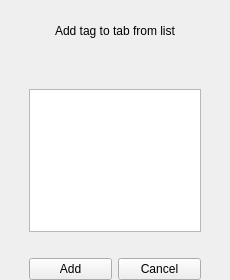
<?xml version="1.0" encoding="UTF-8"?>
<ui version="4.0">
 <class>Form</class>
 <widget class="QWidget" name="Form">
  <property name="geometry">
   <rect>
    <x>0</x>
    <y>0</y>
    <width>230</width>
    <height>280</height>
   </rect>
  </property>
  <property name="sizePolicy">
   <sizepolicy hsizetype="Fixed" vsizetype="Fixed">
    <horstretch>0</horstretch>
    <verstretch>0</verstretch>
   </sizepolicy>
  </property>
  <property name="minimumSize">
   <size>
    <width>230</width>
    <height>280</height>
   </size>
  </property>
  <property name="maximumSize">
   <size>
    <width>230</width>
    <height>280</height>
   </size>
  </property>
  <property name="windowTitle">
   <string>Tag adding</string>
  </property>
  <widget class="QWidget" name="gridLayoutWidget">
   <property name="geometry">
    <rect>
     <x>9</x>
     <y>-1</y>
     <width>212</width>
     <height>281</height>
    </rect>
   </property>
   <layout class="QGridLayout" name="gridLayout">
    <item row="0" column="2">
     <spacer name="horizontalSpacer_2">
      <property name="orientation">
       <enum>Qt::Horizontal</enum>
      </property>
      <property name="sizeType">
       <enum>QSizePolicy::Fixed</enum>
      </property>
      <property name="sizeHint" stdset="0">
       <size>
        <width>20</width>
        <height>20</height>
       </size>
      </property>
     </spacer>
    </item>
    <item row="1" column="1">
     <spacer name="verticalSpacer">
      <property name="orientation">
       <enum>Qt::Vertical</enum>
      </property>
      <property name="sizeType">
       <enum>QSizePolicy::Fixed</enum>
      </property>
      <property name="sizeHint" stdset="0">
       <size>
        <width>20</width>
        <height>20</height>
       </size>
      </property>
     </spacer>
    </item>
    <item row="0" column="0">
     <spacer name="horizontalSpacer">
      <property name="orientation">
       <enum>Qt::Horizontal</enum>
      </property>
      <property name="sizeType">
       <enum>QSizePolicy::Fixed</enum>
      </property>
      <property name="sizeHint" stdset="0">
       <size>
        <width>20</width>
        <height>20</height>
       </size>
      </property>
     </spacer>
    </item>
    <item row="4" column="1">
     <layout class="QHBoxLayout" name="horizontalLayout">
      <item>
       <widget class="QPushButton" name="createButton">
        <property name="text">
         <string>Add</string>
        </property>
       </widget>
      </item>
      <item>
       <widget class="QPushButton" name="closeButton">
        <property name="text">
         <string>Cancel</string>
        </property>
       </widget>
      </item>
     </layout>
    </item>
    <item row="0" column="1">
     <widget class="QLabel" name="label">
      <property name="sizePolicy">
       <sizepolicy hsizetype="Preferred" vsizetype="Fixed">
        <horstretch>0</horstretch>
        <verstretch>0</verstretch>
       </sizepolicy>
      </property>
      <property name="minimumSize">
       <size>
        <width>0</width>
        <height>64</height>
       </size>
      </property>
      <property name="layoutDirection">
       <enum>Qt::LeftToRight</enum>
      </property>
      <property name="autoFillBackground">
       <bool>false</bool>
      </property>
      <property name="styleSheet">
       <string>0</string>
      </property>
      <property name="frameShape">
       <enum>QFrame::NoFrame</enum>
      </property>
      <property name="text">
       <string>Add tag to tab from list</string>
      </property>
      <property name="alignment">
       <set>Qt::AlignCenter</set>
      </property>
     </widget>
    </item>
    <item row="3" column="1">
     <spacer name="verticalSpacer_2">
      <property name="orientation">
       <enum>Qt::Vertical</enum>
      </property>
      <property name="sizeType">
       <enum>QSizePolicy::Fixed</enum>
      </property>
      <property name="sizeHint" stdset="0">
       <size>
        <width>20</width>
        <height>20</height>
       </size>
      </property>
     </spacer>
    </item>
    <item row="2" column="1">
     <widget class="QTextBrowser" name="textBrowser"/>
    </item>
   </layout>
  </widget>
 </widget>
 <resources/>
 <connections/>
</ui>
